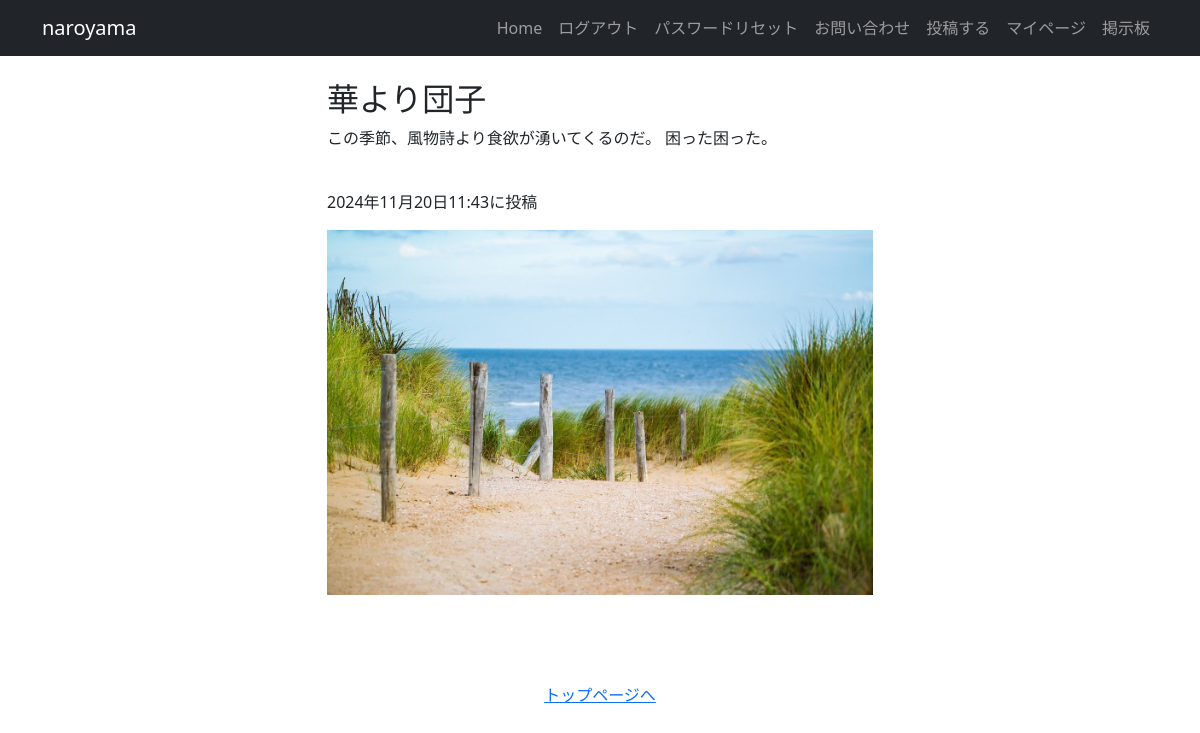
Screenshot of /post-detail/2 (signed in) with the database file from the repository.
### novelapp/models.py (models this page shows, shortened)
class NovelPost(models.Model):
  user=models.ForeignKey(
    CustomUser,
    verbose_name='ユーザー',
    on_delete=models.CASCADE
  )
  category=models.ForeignKey(
    Category,
    verbose_name='カテゴリ',
    on_delete=models.PROTECT
  )
  title = models.CharField(
        verbose_name='タイトル', # フィールドのタイトル
        max_length=200        # 最大文字数は200
        )
  comment = models.TextField(
      verbose_name='コメント',  # フィールドのタイトル
      )
  image1 = models.ImageField(
    verbose_name='イメージ',# フィールドのタイトル
    upload_to = 'photos',   # MEDIA_ROOT以下のphotosにファイルを保存
    blank=True,
    null=True
    )
  posted_at = models.DateTimeField(
    verbose_name='投稿日時', # フィールドのタイトル
    auto_now_add=True       # 日時を自動追加
    )

### novelapp/views.py (the view)
# urls.py: path('post-detail/<int:pk>',views.DetailView.as_view(),name='post_detail'),
class DetailView(DetailView):
  template_name='post_detail.html'
  model=NovelPost

### novelapp/templates/post_detail.html (shortened to what this page needs)
{% extends 'base.html' %}
      {% block contents %}
      <br>
      <div class="container">
        <div class="row">
          <div class="col-6 mx-auto">
            <h2>{{object.title}}</h2>
            <p>{{object.comment}}</p>
            <br>
            <p>{{object.posted_at}}に投稿</p>
             {% if object.image1 %}
              <p><img src="{{ object.image1.url }}" alt="写真1" class="img-fluid"></img></p>
            {% endif %}
          </div>
        </div>
      </div>
      {% endblock %}

### rows the page displays
NovelPost: title "華より団子", comment "この季節、風物詩より食欲が湧いてくるのだ。 困った困った。", posted_at "2024年11月20日11:43", image1 (picture)
